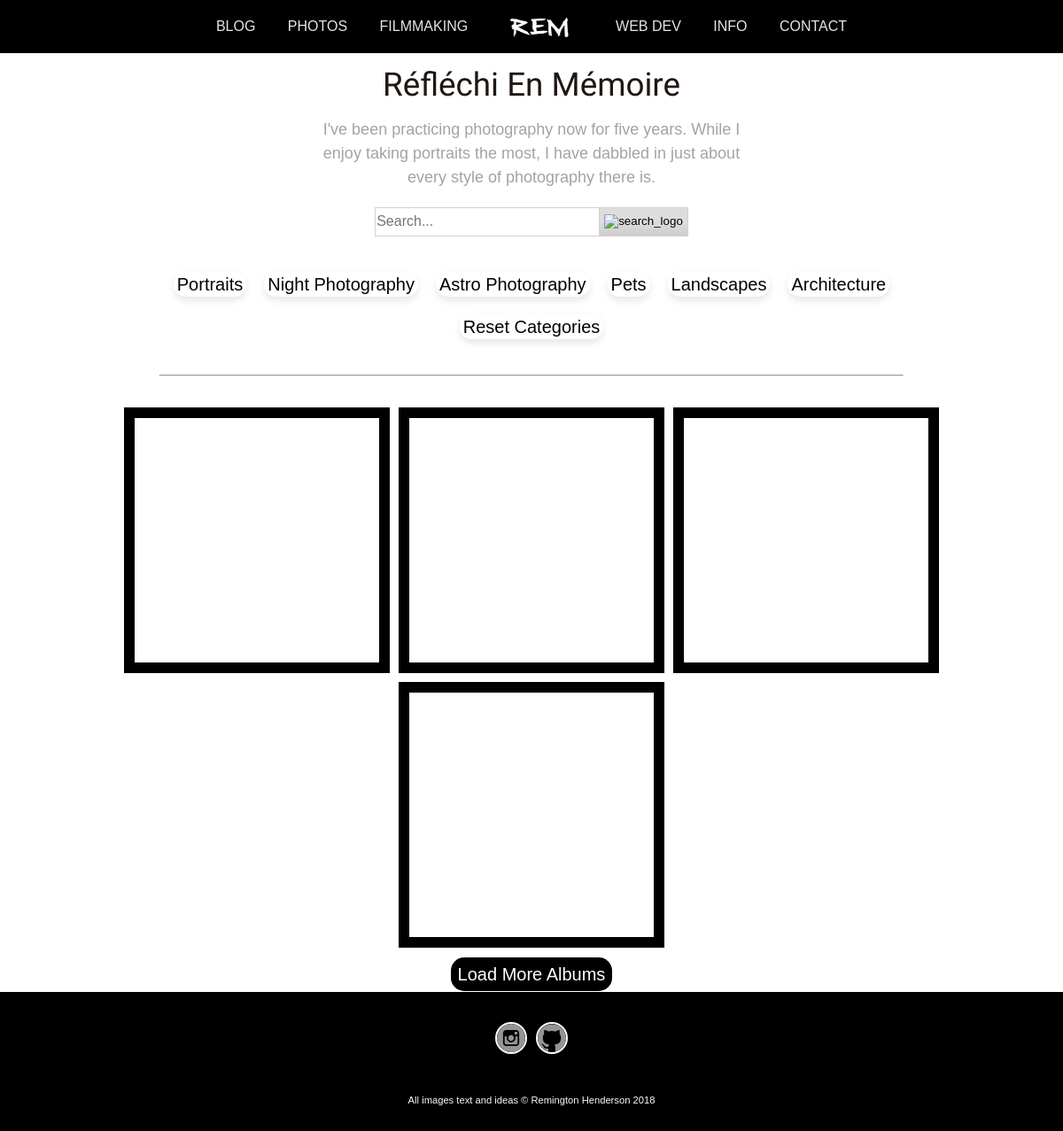
Before: /photography/ with the older database file.
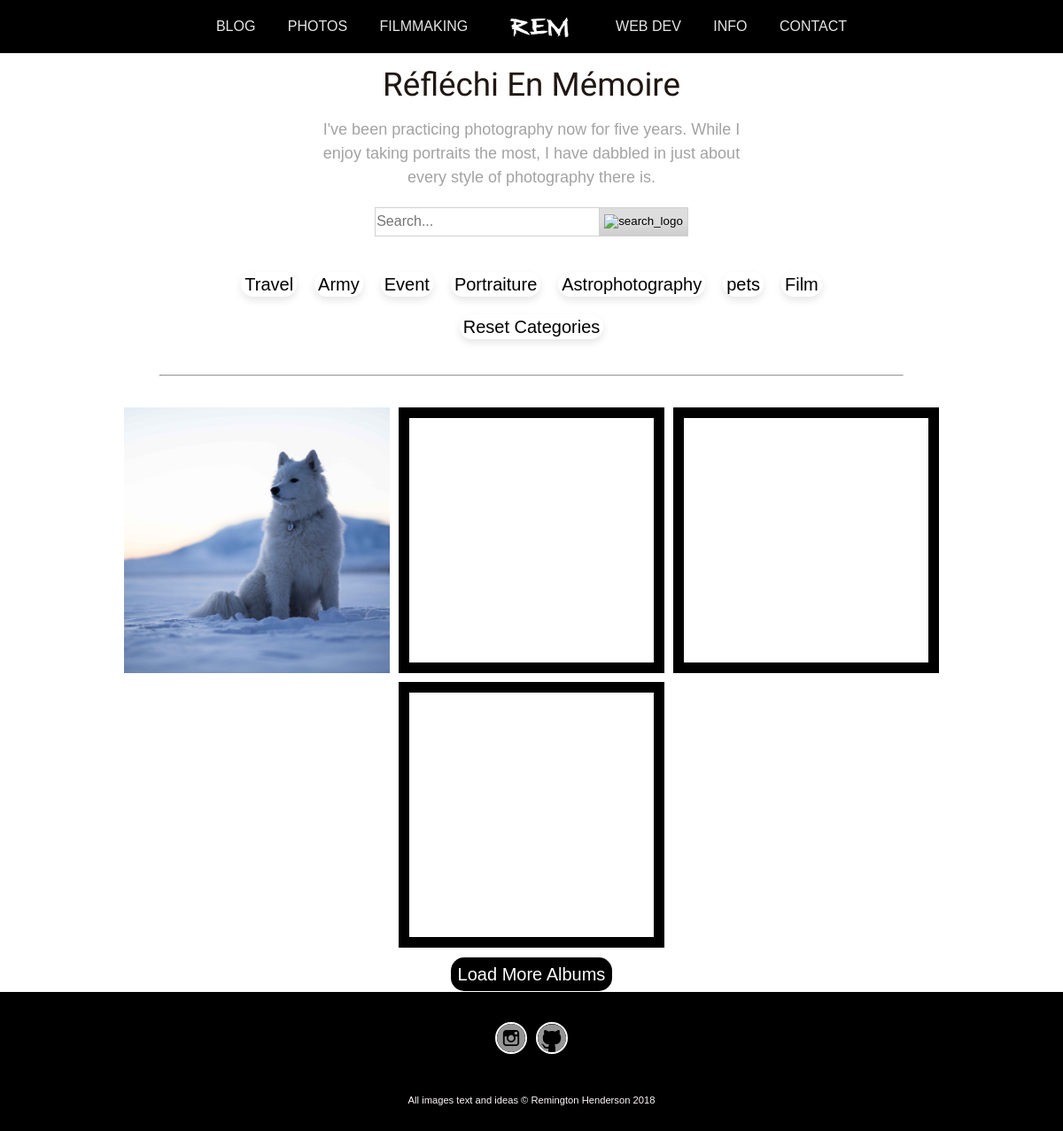
After: the same page with the newer database file.
### R_E_M/models.py (models this page shows, shortened)
class AlbumCategory(models.Model):
    name = models.CharField(max_length=100)
    slug = models.SlugField(blank=True, null=True, unique=True)
    class Meta:
        verbose_name_plural = 'AlbumCategories'

class Album(models.Model):
    owner = models.ForeignKey(User, on_delete=models.CASCADE, related_name="photo_albums")
    title = models.CharField(max_length=100, blank=True, null=True)
    category = models.ForeignKey("AlbumCategory", default=1, related_name='albums', on_delete=models.SET_DEFAULT)
    slug = models.SlugField(blank=True, null=True, unique=True)
    album_cover = models.ImageField(upload_to=album_cover_image_uh, blank=True, null=True)
    album_details = models.TextField()
    album_date_built = models.CharField(max_length=50)
    alt_text = models.CharField(max_length=100, blank=True, null=True)

### R_E_M/views.py (the view, shortened to what this page needs)
def photography_home(request):
    complete_album_list = Album.objects.order_by("album_date_built").reverse()
    album_categories = AlbumCategory.objects.all()
    query = request.GET.get("q")
    category = request.GET.get('category')
    if query is not None and query != '' and category is not None and category != '':
        complete_album_list = complete_album_list.filter(
            Q(category__slug=category, title__icontains=query) |
            Q(category__slug=category, album_details__icontains=query) |
            Q(category__slug=category, category__name__icontains=query)
        )
    elif query is not None and query != '':
        complete_album_list = complete_album_list.filter(
            Q(title__icontains=query) |
            Q(album_details__icontains=query) |
            Q(category__name__icontains=query)
        )
    elif category is not None and category != '':
        complete_album_list = complete_album_list.filter(
            Q(category__slug=category) |
            Q(category__slug=category) |
            Q(category__slug=category)
        )
    return _albums(request, album_categories, category, complete_album_list)

### R_E_M/templates/photos/photo_home.html (shortened to what this page needs)
{% extends 'base.html' %}
{% load static %}
{% block content %}
    <head>
        <link rel="stylesheet" type="text/css" href="{% static 'styles/style.css' %}"/>
    </head>
    <div class="page_container">
        <div class="title_header"><h1>Réfléchi En Mémoire</h1>
            <p>I've been practicing photography now for five years. While I enjoy taking portraits the most, I have
                dabbled in just about every style of photography there is.</p></div>
        <div class="search_container">
            <form method="GET" action="">
                <div class="search_div">
                    <input type="text" name="q" placeholder="Search..." id="search_bar" value="{{ request.GET.q }}">
                    <button type="submit" value="Search" class="search_button"><img
                            src="/static/R_E_M/img/search_icon.png" alt="search_logo"
                            id="search_img"/></button>
                </div>
            </form>
        </div>
        <div class="categories-link-set">
            {% for c in album_cats %}
                <span class="checkbox" id="{{ c.slug }}">
                    <label for="{{ c.name }}">{{ c.name }}</label>
                </span>
            {% endfor %}
                <span class="checkbox" id="All">
                    <label for="All">Reset Categories</label>
                </span>
        </div>
        <div class="line_container">
            <hr>
        </div>
        <div class="album_container infinite-container" id="album_container">
            {% for album in albums %}
                <a href="{% url 'album_view' album.category.slug album.slug %}"
                   class="text {{ album.category.slug }} infinite-item album_item element_move">
                    <div class="album_set">
                        <img src="{{ album.album_cover.url }}" class="album-image"
                             alt="{{ album.alt_text }}" onload="calcImg(this)">
                    </div>
                </a>
            {% endfor %}
        </div>
        {% if albums.has_next %}
            <div class="more_link">
                <a class="infinite-more-link more_button" href="?page={{ albums.next_page_number }}">Load More
                    Albums</a>
            </div>
        {% endif %}
    </div>
{% endblock %}
{% block footer %}
    {% include 'footer_base.html' %}
{% endblock %}

Changed rows visible on the page:
removed AlbumCategory: name "Portraits"
removed AlbumCategory: name "Night Photography"
removed AlbumCategory: name "Astro Photography"
removed AlbumCategory: name "Pets"
removed AlbumCategory: name "Landscapes"
removed AlbumCategory: name "Architecture"
added AlbumCategory: name "Travel"
added AlbumCategory: name "Army"
added AlbumCategory: name "Event"
added AlbumCategory: name "Portraiture"
added AlbumCategory: name "Astrophotography"
added AlbumCategory: name "pets"
added AlbumCategory: name "Film"
added Album: album_cover (picture)
